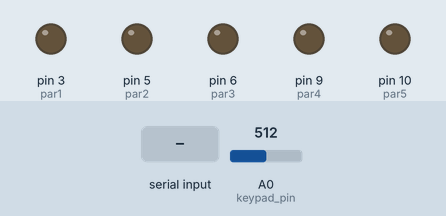
Simulated run of this sketch. Board: Arduino Uno, built with avr-gcc and run on an emulated ATmega328P. On the bench: output pins drawn as LEDs (lit = HIGH). Inputs (shaded band) come from the test bench; at power-on: A0 (keypad_pin) = 512. What the sketch prints to the serial monitor is not drawn.

Above: at 1.2 s.
1.3 s: "1" received over Serial
At 2.8 s:
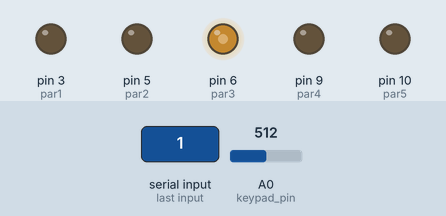
3.1 s: A0 (keypad_pin) set to 528
At 4.1 s:
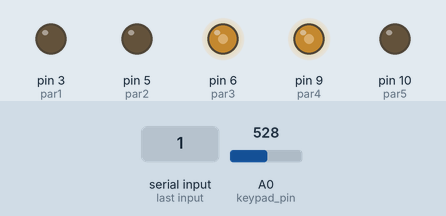
4.6 s: A0 (keypad_pin) set to 672
6.1 s: A0 (keypad_pin) set to 698
At 6.5 s:
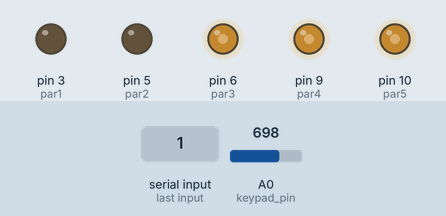
7.6 s: A0 (keypad_pin) set to 264
9.1 s: A0 (keypad_pin) set to 243
At 10.0 s:
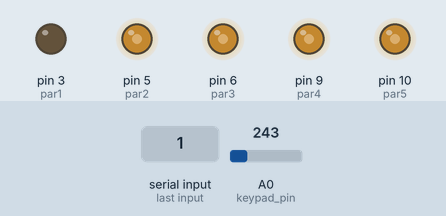
Timing chart, 0 to 11.6 s (numbered marks = the images above; inputs shaded):
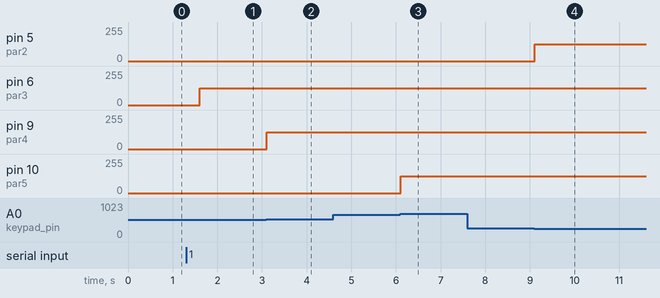

Measured:
- the behaviour switches between 512 and 513 on A0 (keypad_pin) (found by bisection; images 1 and 2)
- the behaviour switches between 682 and 683 on A0 (keypad_pin) (found by bisection; images 2 and 3)
- the behaviour switches between 255 and 254 on A0 (keypad_pin) (found by bisection; images 3 and 4)
- after the input at 1.3 s, pin 6 (par3): 0/255 → 124/255 after 0.30 s
- after the input at 3.1 s, pin 9 (par4): 0/255 → 124/255 at once
- after the input at 4.6 s, every drawn part: stays the same
- after the input at 6.1 s, pin 10 (par5): 0/255 → 124/255 at once
- after the input at 7.6 s, every drawn part: stays the same
- after the input at 9.1 s, pin 5 (par2): 0/255 → 124/255 at once

The sketch:

Code_Uno_02.ino
```cpp
#define	keypad_pin  	A0
#define	par1			3
#define	par2			5
#define	par3			6
#define	par4			9
#define	par5			10

int vet[5] = {0, 0, 0, 0, 0};
int vet_lum[5] = {0, 0, 0, 0, 0};
int brilho, aux;
int valor;
float luminosity;

void setup(){
  pinMode(par1, OUTPUT);
  pinMode(par2, OUTPUT);
  pinMode(par3, OUTPUT);
  pinMode(par4, OUTPUT);
  pinMode(par5, OUTPUT);
  Serial.begin(9600);
}

void loop(){

  delay(100);					//evitar lag

  if(Serial.available()){
    aux = Serial.read();
    if(aux == 150){
      Select();
    }else{
      brilho = aux;
      potenc_led(brilho);
      Serial.print(brilho);
    }
  }

  valor = analogRead(keypad_pin);

  if(valor < 1023){
  	acender_led(valor);
  }
}

void potenc_led(int x){
  luminosity = (x * 255)/ 100;
}

void acender_led(int led){

  if(led <= 124){
  	//par1
    analogWrite(par1, luminosity);
    delay(200);
	led_on(0);

  }else if(led > 124 && led <= 254){
  	//par2
    analogWrite(par2, luminosity);
    delay(200);
    led_on(1);

  }else if(led > 254 && led <= 512){
  	//par3
    analogWrite(par3, luminosity);
    delay(200);
    led_on(2);

  }else if(led > 512 && led <= 682){
  	//par4
    analogWrite(par4, luminosity);
    delay(200);
    led_on(3);

  }else if(led > 682 && led <= 861){
    //par5
    analogWrite(par5, luminosity);
    delay(200);
    led_on(4);

  }
}

void led_on(int led){

  int qtd = 0;

  if(luminosity != 0){
    vet[led] = 1;
    vet_lum[led] = brilho;
  }else{
  	 vet[led] = 0;
     vet_lum[led] = 0;
  }

  for(int i = 0; i < 5; i++){
    if(vet[i] == 1){
      qtd++;
    }
  }

  Serial.write(qtd);
}


void Select(){
  for(int i = 0; i < 5; i++){
    Serial.write(vet_lum[i]);
    delay(1000);
  }
}
```
